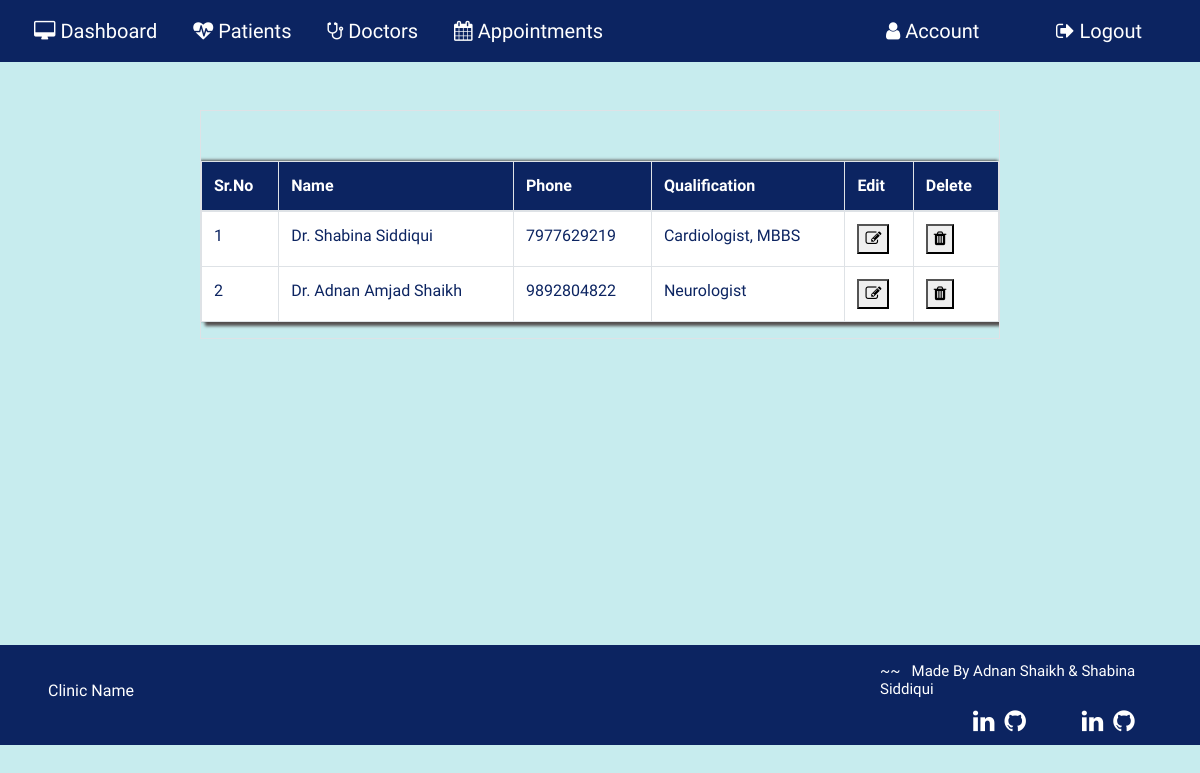
Screenshot of /alldoctor (signed in) with the database file from the repository.
### application/routes.py (models this page shows, shortened)
class Doctor(db.Model):
  __tablename__ = 'Doctor'
  id = db.Column(db.Integer, primary_key=True)
  dname = db.Column(db.String(20))
  dphone = db.Column(db.String(20))
  dqual = db.Column(db.String(100))
  profileimage = db.Column(db.String(20), nullable=False, default='default.jpg')

### application/routes.py (the view)
@app.route('/alldoctor',methods=['POST','GET'])
def alldoctor():
  if 'username' in session:
    if request.method=='GET':
      alldoctor=Doctor.query.all()
      return render_template('alldoctor.html',alldoctor=alldoctor)

### application/templates/alldoctor.html (shortened to what this page needs)
{% extends 'layout.html' %}{% include "includes/nav.html" %}{% block content%}
<section>
  <div class="alldoc-container">
    <div class="table alldoc-table table-bordered table-hover table-responsive">
      {% if alldoctor %}
      <table class="table" cellpadding="5px">
        <thead class="thead">
          <tr>
            <th scope="col">Sr.No</th>
            <th scope="col">Name</th>
            <th scope="col">Phone</th>
            <th scope="col">Qualification</th>
            <th scope="col">Edit</th>
            <th scope="col">Delete</th>
          </tr>
        </thead>
        {% for i in alldoctor %}
        <tr scope="row">
          <td></td>
          <td>{{ i.dname }}</td>
          <td>{{ i.dphone }}</td>
          <td>{{ i.dqual }}</td>
          <td>
            <button
              type="button"
              class="ubutton"
              onclick="window.location='editdoctor/{{ i.id }}'"
            >
              <i class="fa fa-pencil-square-o" aria-hidden="true"></i>
            </button>
          </td>
          <td>
            <button
              type="button"
              class="dbutton"
              onclick="window.location='deletedoctor/{{ i.id }}'"
            >
              <i class="fa fa-trash" aria-hidden="true"></i>
            </button>
          </td>
        </tr>
        {% endfor %}
      </table>
    </div>
  </div>
  <br />
  <br />
  <br />
  <br />
  <br />
  <br />
  <br />
  <br /><br /><br />
  {% include "includes/footer.html" %}
</section>
{% endif %} {% endblock content %}

### application/static/patrcd.css (style rules this page uses)
body { counter-reset: Serial; }
table { border-collapse: collapse; }
tr td:first-child:before { counter-increment: Serial; content: counter(Serial); }
td { color: #0c2461; }
table { margin-top: 50px; box-shadow: 4px 4px 3px rgb(83, 78, 78), -1px -1px 3px rgb(83, 78, 78); }
.thead { background: #0c2461; color: white; }
table, thead, td { border-color: black; }

### application/static/commonstyle.css (style rules this page uses)
body { background: #c7ecee; width: 100vw; background-size: cover; background-position: center; font-family: "Dosis", sans-serif; }

### application/static/alldoc.css (style rules this page uses)
.alldoc-container { display: flex; flex-direction: column; align-items: center; }
.alldoc-table { width: 800px; display: flex; justify-content: center; }

### rows the page displays
Doctor: dname "Dr. Shabina Siddiqui", dphone "7977629219", dqual "Cardiologist, MBBS"
Doctor: dname "Dr. Adnan Amjad Shaikh", dphone "9892804822", dqual "Neurologist"
